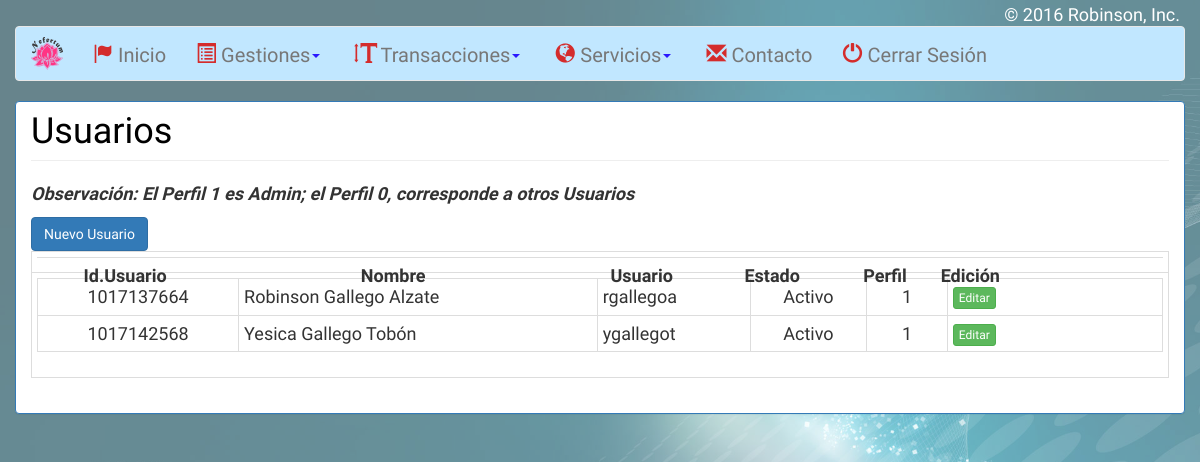
Screenshot of /proyecto/menuAdmin.php?id=Usuarios (signed in) with the database file from the repository.
### tables this page shows
CREATE TABLE `usuarios` (
  `IdUsuario` varchar(11) NOT NULL,
  `Nombre` varchar(40) NOT NULL,
  `Usuario` varchar(10) NOT NULL,
  `Contrasena` varchar(10) NOT NULL,
  `Estado` varchar(8) NOT NULL,
  `Perfil` tinyint(1) NOT NULL,
  PRIMARY KEY (`IdUsuario`)
);

### modulos/menunavegacion.php (the view, shortened to what this page needs)
<nav class="navbar navbar-default" role="navigation" id="contexto">
  <div class="container-fluid">
    <div class="navbar-header">
      <a class="navbar-brand" id="imamenu"><img src="../Imagenes/logo.png"></a>
    </div>
    <div class="collapse navbar-collapse menu-1">
      <ul class="nav navbar-nav">
        <li>
          <a href="menuAdmin.php?id=Inicio"><span class="glyphicon glyphicon-flag"></span>Inicio</a></li>
        <li>
        <li class="dropdown">
          <a class="dropdown-toggle" data-toggle="dropdown" role="button">
            <span class="glyphicon glyphicon-list-alt"></span>Gestiones<span class="color-azul caret"></span></a>
        </li>
        <li class="dropdown">
          <a class="dropdown-toggle" data-toggle="dropdown" role="button">
            <span class="glyphicon glyphicon-text-height"></span>Transacciones<span class="color-azul caret"></span></a>
        </li>
        <li>
          <a>
            <span class="glyphicon glyphicon-globe"></span>Servicios<span class="color-azul caret"></span></a>
        </li>
        <li>
          <a data-toggle="modal" data-target=".modalContacto" id="modalco"><span class="glyphicon glyphicon-envelope"></span>Contacto</a>
        </li>
        <li>
          <a href="../acciones/cerrarsesion.php"><span class="glyphicon glyphicon-off"></span>Cerrar Sesión</a>
        </li>
      </ul>
    </div>
  </div>
</nav>

### modulos/usuarios.php (shortened to what this page needs)
<h1 class="page-header" id="h1">Usuarios</h1>
<p><strong><em>Observación: El Perfil 1 es Admin; el Perfil 0, corresponde a otros Usuarios</em></strong></p>
<a href="menuAdmin.php?id=nuevoUsu" class="btn btn-primary" id="btnusuario">Nuevo Usuario</a>
<div class="table-responsive">
  <table class="table table-bordered table-hover table-condensed">
    <tr>
      <td>
        <div class="titulos">
          <table class="table table-hover table-condensed">
            <tr>
              <th width="30" style="text-align:center">Id.Usuario</th>
              <th width="190" style="text-align:center">Nombre</th>
              <th width="50" style="text-align:center">Usuario</th>
              <th width="50" style="text-align:center">Estado</th>
              <th width="40" style="text-align:center">Perfil</th>
              <th width="120">Edición</th>
            </tr>
          </table>
        </div>
      </td>
    </tr>
    <tr>
      <td>
        <div class="datosArticulos">
          <table class="table table-bordered table-condensed">
            <?php
              $sql=mysqli_query($conexion,"select *from Usuarios");
              while($fila=mysqli_fetch_assoc($sql)){?>
                <tr>
                  <td width="30" style="text-align:center"><?=$fila['IdUsuario'];?></td>
                  <td width="200"><?=$fila['Nombre'];?></td>
                  <td width="60"><?=$fila['Usuario'];?></td>
                  <td width="65" style="text-align:center"><?=$fila['Estado'];?></td>
                  <td width="45" style="text-align:center"><?=$fila['Perfil'];?></td>
                  <td width="120"><a class="btn btn-xs btn-success" data-toggle="modal" data-target=".editarUsuario"
                    data-id="<?=$fila['IdUsuario']?>"
                    data-id2="<?=$fila['Nombre']?>"
                    data-id3="<?=$fila['Usuario']?>"
                    data-id4="<?=$fila['Contrasena']?>"
                    data-id5="<?=$fila['Estado']?>"
                    data-id6="<?=$fila['Perfil']?>">Editar</a></td>
                </tr>
            <?php }?>
          </table>
        </div>
      </td>
    </tr>
  </table>
</div>

### css/estilos.css (style rules this page uses)
* { margin: 0; padding: 0; -webkit-box-sizing: border-box; -moz-box-sizing: border-box; box-sizing: border-box; }
#cuerpo { font-family: 'Atma', cursive,Arial,Helvetica,sans-serif; font-size: 18px; }
.color-azul { color: #2a18fe; }
#contexto { background: #c1e7ff; font-size: 20px; }
#imamenu { position: relative; margin-top: -5px; }
nav { font-size: 15px; }
nav ul { list-style: none; }
nav ul li a span { margin-right: 5px; color: #d42c2c; }
.page-header { color: #000000; }
.titulos { max-height: 10px; }
#h1 { margin-top: -5px; }

### rows the page displays
usuarios: IdUsuario "1017137664", Nombre "Robinson Gallego Alzate", Usuario "rgallegoa", Estado "Activo", Perfil "1"
usuarios: IdUsuario "1017142568", Nombre "Yesica Gallego Tobón", Usuario "ygallegot", Estado "Activo", Perfil "1"
